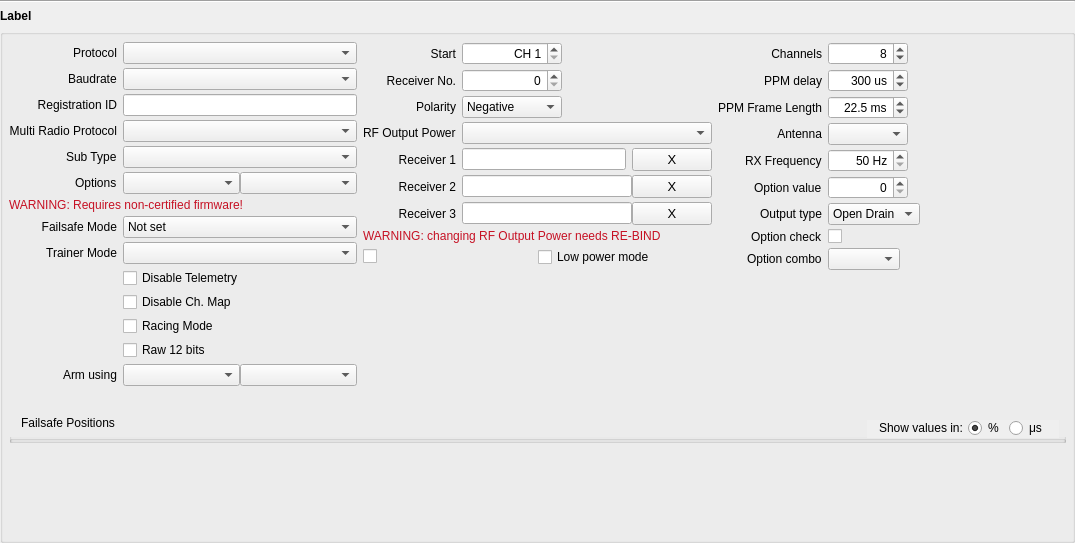
<?xml version="1.0" encoding="UTF-8"?>
<ui version="4.0">
 <class>Module</class>
 <widget class="QWidget" name="Module">
  <property name="geometry">
   <rect>
    <x>0</x>
    <y>0</y>
    <width>1075</width>
    <height>543</height>
   </rect>
  </property>
  <property name="windowTitle">
   <string/>
  </property>
  <property name="styleSheet">
   <string notr="true"/>
  </property>
  <layout class="QVBoxLayout" name="verticalLayout">
   <property name="spacing">
    <number>6</number>
   </property>
   <property name="leftMargin">
    <number>0</number>
   </property>
   <property name="topMargin">
    <number>0</number>
   </property>
   <property name="rightMargin">
    <number>0</number>
   </property>
   <property name="bottomMargin">
    <number>0</number>
   </property>
   <item>
    <widget class="Line" name="line">
     <property name="orientation">
      <enum>Qt::Orientation::Horizontal</enum>
     </property>
    </widget>
   </item>
   <item>
    <widget class="QLabel" name="label_module">
     <property name="sizePolicy">
      <sizepolicy hsizetype="Expanding" vsizetype="Fixed">
       <horstretch>0</horstretch>
       <verstretch>0</verstretch>
      </sizepolicy>
     </property>
     <property name="font">
      <font>
       <bold>true</bold>
      </font>
     </property>
     <property name="text">
      <string notr="true">Label</string>
     </property>
    </widget>
   </item>
   <item>
    <widget class="QGroupBox" name="moduleGB">
     <property name="sizePolicy">
      <sizepolicy hsizetype="Preferred" vsizetype="Preferred">
       <horstretch>0</horstretch>
       <verstretch>0</verstretch>
      </sizepolicy>
     </property>
     <property name="maximumSize">
      <size>
       <width>16777215</width>
       <height>16777215</height>
      </size>
     </property>
     <property name="title">
      <string notr="true"/>
     </property>
     <layout class="QGridLayout" name="gridLayout">
      <property name="leftMargin">
       <number>6</number>
      </property>
      <property name="topMargin">
       <number>7</number>
      </property>
      <property name="rightMargin">
       <number>6</number>
      </property>
      <property name="bottomMargin">
       <number>7</number>
      </property>
      <property name="spacing">
       <number>6</number>
      </property>
      <item row="2" column="0" colspan="3">
       <spacer name="verticalSpacer">
        <property name="orientation">
         <enum>Qt::Orientation::Vertical</enum>
        </property>
        <property name="sizeHint" stdset="0">
         <size>
          <width>20</width>
          <height>0</height>
         </size>
        </property>
       </spacer>
      </item>
      <item row="0" column="0">
       <layout class="QFormLayout" name="formLayout_col1">
        <property name="labelAlignment">
         <set>Qt::AlignmentFlag::AlignRight|Qt::AlignmentFlag::AlignTrailing|Qt::AlignmentFlag::AlignVCenter</set>
        </property>
        <property name="horizontalSpacing">
         <number>6</number>
        </property>
        <property name="verticalSpacing">
         <number>4</number>
        </property>
        <item row="0" column="0">
         <widget class="QLabel" name="label_protocol">
          <property name="maximumSize">
           <size>
            <width>16777215</width>
            <height>16777215</height>
           </size>
          </property>
          <property name="text">
           <string>Protocol</string>
          </property>
          <property name="alignment">
           <set>Qt::AlignmentFlag::AlignRight|Qt::AlignmentFlag::AlignTrailing|Qt::AlignmentFlag::AlignVCenter</set>
          </property>
         </widget>
        </item>
        <item row="0" column="1">
         <widget class="AutoComboBox" name="protocol">
          <property name="sizePolicy">
           <sizepolicy hsizetype="Minimum" vsizetype="Fixed">
            <horstretch>0</horstretch>
            <verstretch>0</verstretch>
           </sizepolicy>
          </property>
          <property name="minimumSize">
           <size>
            <width>180</width>
            <height>0</height>
           </size>
          </property>
          <property name="sizeAdjustPolicy">
           <enum>QComboBox::SizeAdjustPolicy::AdjustToContents</enum>
          </property>
         </widget>
        </item>
        <item row="1" column="1">
         <widget class="AutoComboBox" name="telemetryBaudrate">
          <property name="sizeAdjustPolicy">
           <enum>QComboBox::SizeAdjustPolicy::AdjustToContents</enum>
          </property>
         </widget>
        </item>
        <item row="2" column="0">
         <widget class="QLabel" name="registrationIdLabel">
          <property name="text">
           <string>Registration ID</string>
          </property>
          <property name="alignment">
           <set>Qt::AlignmentFlag::AlignRight|Qt::AlignmentFlag::AlignTrailing|Qt::AlignmentFlag::AlignVCenter</set>
          </property>
         </widget>
        </item>
        <item row="2" column="1">
         <widget class="QLineEdit" name="registrationId">
          <property name="inputMask">
           <string notr="true"/>
          </property>
          <property name="readOnly">
           <bool>true</bool>
          </property>
         </widget>
        </item>
        <item row="3" column="0">
         <widget class="QLabel" name="label_multiProtocol">
          <property name="text">
           <string>Multi Radio Protocol</string>
          </property>
          <property name="alignment">
           <set>Qt::AlignmentFlag::AlignRight|Qt::AlignmentFlag::AlignTrailing|Qt::AlignmentFlag::AlignVCenter</set>
          </property>
         </widget>
        </item>
        <item row="3" column="1">
         <widget class="QComboBox" name="multiProtocol">
          <property name="sizePolicy">
           <sizepolicy hsizetype="Minimum" vsizetype="Fixed">
            <horstretch>0</horstretch>
            <verstretch>0</verstretch>
           </sizepolicy>
          </property>
          <property name="minimumSize">
           <size>
            <width>150</width>
            <height>0</height>
           </size>
          </property>
          <property name="sizeAdjustPolicy">
           <enum>QComboBox::SizeAdjustPolicy::AdjustToContents</enum>
          </property>
         </widget>
        </item>
        <item row="4" column="0">
         <widget class="QLabel" name="label_multiSubType">
          <property name="text">
           <string>Sub Type</string>
          </property>
         </widget>
        </item>
        <item row="4" column="1">
         <widget class="QComboBox" name="multiSubType">
          <property name="sizePolicy">
           <sizepolicy hsizetype="Minimum" vsizetype="Fixed">
            <horstretch>0</horstretch>
            <verstretch>0</verstretch>
           </sizepolicy>
          </property>
          <property name="minimumSize">
           <size>
            <width>150</width>
            <height>0</height>
           </size>
          </property>
          <property name="sizeAdjustPolicy">
           <enum>QComboBox::SizeAdjustPolicy::AdjustToContents</enum>
          </property>
         </widget>
        </item>
        <item row="6" column="0" colspan="2">
         <widget class="QLabel" name="warning_r9mFlex">
          <property name="palette">
           <palette>
            <active>
             <colorrole role="WindowText">
              <brush brushstyle="SolidPattern">
               <color alpha="255">
                <red>198</red>
                <green>17</green>
                <blue>36</blue>
               </color>
              </brush>
             </colorrole>
            </active>
            <inactive>
             <colorrole role="WindowText">
              <brush brushstyle="SolidPattern">
               <color alpha="255">
                <red>198</red>
                <green>17</green>
                <blue>36</blue>
               </color>
              </brush>
             </colorrole>
            </inactive>
            <disabled>
             <colorrole role="WindowText">
              <brush brushstyle="SolidPattern">
               <color alpha="255">
                <red>106</red>
                <green>104</green>
                <blue>100</blue>
               </color>
              </brush>
             </colorrole>
            </disabled>
           </palette>
          </property>
          <property name="text">
           <string>WARNING: Requires non-certified firmware!</string>
          </property>
         </widget>
        </item>
        <item row="7" column="0">
         <widget class="QLabel" name="label_failsafeMode">
          <property name="maximumSize">
           <size>
            <width>16777215</width>
            <height>16777215</height>
           </size>
          </property>
          <property name="text">
           <string>Failsafe Mode</string>
          </property>
          <property name="alignment">
           <set>Qt::AlignmentFlag::AlignRight|Qt::AlignmentFlag::AlignTrailing|Qt::AlignmentFlag::AlignVCenter</set>
          </property>
         </widget>
        </item>
        <item row="7" column="1">
         <widget class="QComboBox" name="failsafeMode">
          <property name="sizePolicy">
           <sizepolicy hsizetype="Minimum" vsizetype="Fixed">
            <horstretch>0</horstretch>
            <verstretch>0</verstretch>
           </sizepolicy>
          </property>
          <property name="minimumSize">
           <size>
            <width>150</width>
            <height>0</height>
           </size>
          </property>
          <property name="sizeAdjustPolicy">
           <enum>QComboBox::SizeAdjustPolicy::AdjustToContents</enum>
          </property>
          <item>
           <property name="text">
            <string>Not set</string>
           </property>
          </item>
          <item>
           <property name="text">
            <string>Hold</string>
           </property>
          </item>
          <item>
           <property name="text">
            <string>Custom</string>
           </property>
          </item>
          <item>
           <property name="text">
            <string>No Pulses</string>
           </property>
          </item>
          <item>
           <property name="text">
            <string>Receiver</string>
           </property>
          </item>
         </widget>
        </item>
        <item row="8" column="0">
         <widget class="QLabel" name="label_trainerMode">
          <property name="maximumSize">
           <size>
            <width>16777215</width>
            <height>16777215</height>
           </size>
          </property>
          <property name="text">
           <string>Trainer Mode</string>
          </property>
          <property name="alignment">
           <set>Qt::AlignmentFlag::AlignRight|Qt::AlignmentFlag::AlignTrailing|Qt::AlignmentFlag::AlignVCenter</set>
          </property>
         </widget>
        </item>
        <item row="8" column="1">
         <widget class="AutoComboBox" name="trainerMode">
          <property name="sizePolicy">
           <sizepolicy hsizetype="Minimum" vsizetype="Fixed">
            <horstretch>0</horstretch>
            <verstretch>0</verstretch>
           </sizepolicy>
          </property>
          <property name="minimumSize">
           <size>
            <width>150</width>
            <height>0</height>
           </size>
          </property>
          <property name="sizeAdjustPolicy">
           <enum>QComboBox::SizeAdjustPolicy::AdjustToContents</enum>
          </property>
         </widget>
        </item>
        <item row="9" column="1">
         <widget class="QCheckBox" name="disableTelem">
          <property name="text">
           <string>Disable Telemetry</string>
          </property>
         </widget>
        </item>
        <item row="12" column="1">
         <widget class="QCheckBox" name="disableChMap">
          <property name="text">
           <string>Disable Ch. Map</string>
          </property>
         </widget>
        </item>
        <item row="13" column="1">
         <widget class="QCheckBox" name="racingMode">
          <property name="text">
           <string>Racing Mode</string>
          </property>
         </widget>
        </item>
        <item row="14" column="1">
         <widget class="QCheckBox" name="raw12bits">
          <property name="text">
           <string>Raw 12 bits</string>
          </property>
         </widget>
        </item>
        <item row="16" column="0" colspan="2">
         <spacer name="horizontalSpacer_3">
          <property name="orientation">
           <enum>Qt::Orientation::Horizontal</enum>
          </property>
          <property name="sizeHint" stdset="0">
           <size>
            <width>40</width>
            <height>20</height>
           </size>
          </property>
         </spacer>
        </item>
        <item row="5" column="0">
         <widget class="QLabel" name="label_afhds">
          <property name="text">
           <string>Options</string>
          </property>
         </widget>
        </item>
        <item row="5" column="1">
         <layout class="QHBoxLayout" name="horizontalLayout_3">
          <item>
           <widget class="QComboBox" name="cboAfhdsOpt1"/>
          </item>
          <item>
           <widget class="QComboBox" name="cboAfhdsOpt2"/>
          </item>
         </layout>
        </item>
        <item row="15" column="0">
         <widget class="QLabel" name="label_crsfArmingMode">
          <property name="text">
           <string>Arm using</string>
          </property>
         </widget>
        </item>
        <item row="15" column="1">
         <layout class="QHBoxLayout" name="horizontalLayout_crsfarm">
          <item>
           <widget class="QComboBox" name="crsfArmingMode"/>
          </item>
          <item>
           <widget class="QComboBox" name="crsfArmingTrigger"/>
          </item>
         </layout>
        </item>
        <item row="1" column="0">
         <widget class="QLabel" name="label_baudrate">
          <property name="text">
           <string>Baudrate</string>
          </property>
         </widget>
        </item>
       </layout>
      </item>
      <item row="0" column="1">
       <layout class="QFormLayout" name="formLayout_2">
        <property name="labelAlignment">
         <set>Qt::AlignmentFlag::AlignRight|Qt::AlignmentFlag::AlignTrailing|Qt::AlignmentFlag::AlignVCenter</set>
        </property>
        <property name="horizontalSpacing">
         <number>6</number>
        </property>
        <property name="verticalSpacing">
         <number>4</number>
        </property>
        <item row="0" column="0">
         <widget class="QLabel" name="label_channelsStart">
          <property name="maximumSize">
           <size>
            <width>16777215</width>
            <height>16777215</height>
           </size>
          </property>
          <property name="text">
           <string>Start</string>
          </property>
          <property name="alignment">
           <set>Qt::AlignmentFlag::AlignRight|Qt::AlignmentFlag::AlignTrailing|Qt::AlignmentFlag::AlignVCenter</set>
          </property>
         </widget>
        </item>
        <item row="0" column="1">
         <widget class="QSpinBox" name="channelsStart">
          <property name="sizePolicy">
           <sizepolicy hsizetype="Maximum" vsizetype="Fixed">
            <horstretch>0</horstretch>
            <verstretch>0</verstretch>
           </sizepolicy>
          </property>
          <property name="minimumSize">
           <size>
            <width>100</width>
            <height>0</height>
           </size>
          </property>
          <property name="alignment">
           <set>Qt::AlignmentFlag::AlignRight|Qt::AlignmentFlag::AlignTrailing|Qt::AlignmentFlag::AlignVCenter</set>
          </property>
          <property name="suffix">
           <string/>
          </property>
          <property name="prefix">
           <string>CH </string>
          </property>
          <property name="minimum">
           <number>1</number>
          </property>
          <property name="maximum">
           <number>32</number>
          </property>
          <property name="singleStep">
           <number>1</number>
          </property>
          <property name="value">
           <number>1</number>
          </property>
         </widget>
        </item>
        <item row="1" column="0">
         <widget class="QLabel" name="label_rxNumber">
          <property name="maximumSize">
           <size>
            <width>16777215</width>
            <height>16777215</height>
           </size>
          </property>
          <property name="text">
           <string>Receiver No.</string>
          </property>
          <property name="alignment">
           <set>Qt::AlignmentFlag::AlignRight|Qt::AlignmentFlag::AlignTrailing|Qt::AlignmentFlag::AlignVCenter</set>
          </property>
         </widget>
        </item>
        <item row="1" column="1">
         <widget class="QSpinBox" name="rxNumber">
          <property name="sizePolicy">
           <sizepolicy hsizetype="Maximum" vsizetype="Fixed">
            <horstretch>0</horstretch>
            <verstretch>0</verstretch>
           </sizepolicy>
          </property>
          <property name="minimumSize">
           <size>
            <width>100</width>
            <height>0</height>
           </size>
          </property>
          <property name="alignment">
           <set>Qt::AlignmentFlag::AlignRight|Qt::AlignmentFlag::AlignTrailing|Qt::AlignmentFlag::AlignVCenter</set>
          </property>
          <property name="suffix">
           <string/>
          </property>
          <property name="minimum">
           <number>0</number>
          </property>
          <property name="maximum">
           <number>63</number>
          </property>
          <property name="singleStep">
           <number>1</number>
          </property>
          <property name="value">
           <number>0</number>
          </property>
         </widget>
        </item>
        <item row="2" column="0">
         <widget class="QLabel" name="label_ppmPolarity">
          <property name="maximumSize">
           <size>
            <width>16777215</width>
            <height>16777215</height>
           </size>
          </property>
          <property name="text">
           <string>Polarity</string>
          </property>
          <property name="alignment">
           <set>Qt::AlignmentFlag::AlignRight|Qt::AlignmentFlag::AlignTrailing|Qt::AlignmentFlag::AlignVCenter</set>
          </property>
         </widget>
        </item>
        <item row="2" column="1">
         <widget class="QComboBox" name="ppmPolarity">
          <property name="sizePolicy">
           <sizepolicy hsizetype="Maximum" vsizetype="Fixed">
            <horstretch>0</horstretch>
            <verstretch>0</verstretch>
           </sizepolicy>
          </property>
          <property name="minimumSize">
           <size>
            <width>100</width>
            <height>0</height>
           </size>
          </property>
          <property name="sizeAdjustPolicy">
           <enum>QComboBox::SizeAdjustPolicy::AdjustToContents</enum>
          </property>
          <item>
           <property name="text">
            <string>Negative</string>
           </property>
          </item>
          <item>
           <property name="text">
            <string>Positive</string>
           </property>
          </item>
         </widget>
        </item>
        <item row="3" column="0">
         <widget class="QLabel" name="label_r9mPower">
          <property name="text">
           <string>RF Output Power</string>
          </property>
         </widget>
        </item>
        <item row="3" column="1">
         <widget class="QComboBox" name="r9mPower"/>
        </item>
        <item row="4" column="0">
         <widget class="QLabel" name="rx1Label">
          <property name="text">
           <string>Receiver 1</string>
          </property>
          <property name="alignment">
           <set>Qt::AlignmentFlag::AlignRight|Qt::AlignmentFlag::AlignTrailing|Qt::AlignmentFlag::AlignVCenter</set>
          </property>
         </widget>
        </item>
        <item row="4" column="1">
         <layout class="QHBoxLayout" name="rx1Layout">
          <property name="spacing">
           <number>6</number>
          </property>
          <property name="topMargin">
           <number>0</number>
          </property>
          <property name="bottomMargin">
           <number>0</number>
          </property>
          <item>
           <widget class="QLineEdit" name="rx1">
            <property name="text">
             <string/>
            </property>
            <property name="readOnly">
             <bool>true</bool>
            </property>
            <property name="clearButtonEnabled">
             <bool>false</bool>
            </property>
           </widget>
          </item>
          <item>
           <widget class="QPushButton" name="clearRx1">
            <property name="sizePolicy">
             <sizepolicy hsizetype="Minimum" vsizetype="Minimum">
              <horstretch>0</horstretch>
              <verstretch>0</verstretch>
             </sizepolicy>
            </property>
            <property name="font">
             <font>
              <pointsize>10</pointsize>
             </font>
            </property>
            <property name="text">
             <string>X</string>
            </property>
            <property name="flat">
             <bool>false</bool>
            </property>
           </widget>
          </item>
         </layout>
        </item>
        <item row="5" column="0">
         <widget class="QLabel" name="rx2Label">
          <property name="text">
           <string>Receiver 2</string>
          </property>
          <property name="alignment">
           <set>Qt::AlignmentFlag::AlignRight|Qt::AlignmentFlag::AlignTrailing|Qt::AlignmentFlag::AlignVCenter</set>
          </property>
         </widget>
        </item>
        <item row="5" column="1">
         <layout class="QHBoxLayout" name="rx2Layout">
          <item>
           <widget class="QLineEdit" name="rx2">
            <property name="readOnly">
             <bool>true</bool>
            </property>
           </widget>
          </item>
          <item>
           <widget class="QPushButton" name="clearRx2">
            <property name="font">
             <font>
              <pointsize>10</pointsize>
             </font>
            </property>
            <property name="text">
             <string>X</string>
            </property>
            <property name="flat">
             <bool>false</bool>
            </property>
           </widget>
          </item>
         </layout>
        </item>
        <item row="6" column="0">
         <widget class="QLabel" name="rx3Label">
          <property name="text">
           <string>Receiver 3</string>
          </property>
          <property name="alignment">
           <set>Qt::AlignmentFlag::AlignRight|Qt::AlignmentFlag::AlignTrailing|Qt::AlignmentFlag::AlignVCenter</set>
          </property>
         </widget>
        </item>
        <item row="6" column="1">
         <layout class="QHBoxLayout" name="rx3Layout">
          <item>
           <widget class="QLineEdit" name="rx3">
            <property name="readOnly">
             <bool>true</bool>
            </property>
           </widget>
          </item>
          <item>
           <widget class="QPushButton" name="clearRx3">
            <property name="font">
             <font>
              <pointsize>10</pointsize>
             </font>
            </property>
            <property name="text">
             <string>X</string>
            </property>
            <property name="flat">
             <bool>false</bool>
            </property>
           </widget>
          </item>
         </layout>
        </item>
        <item row="7" column="0" colspan="2">
         <widget class="QLabel" name="warning_r9mPower">
          <property name="palette">
           <palette>
            <active>
             <colorrole role="WindowText">
              <brush brushstyle="SolidPattern">
               <color alpha="255">
                <red>198</red>
                <green>17</green>
                <blue>36</blue>
               </color>
              </brush>
             </colorrole>
            </active>
            <inactive>
             <colorrole role="WindowText">
              <brush brushstyle="SolidPattern">
               <color alpha="255">
                <red>198</red>
                <green>17</green>
                <blue>36</blue>
               </color>
              </brush>
             </colorrole>
            </inactive>
            <disabled>
             <colorrole role="WindowText">
              <brush brushstyle="SolidPattern">
               <color alpha="255">
                <red>106</red>
                <green>104</green>
                <blue>100</blue>
               </color>
              </brush>
             </colorrole>
            </disabled>
           </palette>
          </property>
          <property name="text">
           <string>WARNING: changing RF Output Power needs RE-BIND</string>
          </property>
         </widget>
        </item>
        <item row="8" column="0" colspan="2">
         <layout class="QHBoxLayout" name="horizontalLayout_2">
          <item>
           <widget class="QCheckBox" name="autoBind">
            <property name="text">
             <string/>
            </property>
           </widget>
          </item>
          <item>
           <widget class="QCheckBox" name="lowPower">
            <property name="text">
             <string>Low power mode</string>
            </property>
           </widget>
          </item>
         </layout>
        </item>
        <item row="9" column="0" colspan="2">
         <spacer name="horizontalSpacer_2">
          <property name="orientation">
           <enum>Qt::Orientation::Horizontal</enum>
          </property>
          <property name="sizeHint" stdset="0">
           <size>
            <width>40</width>
            <height>20</height>
           </size>
          </property>
         </spacer>
        </item>
       </layout>
      </item>
      <item row="0" column="2">
       <layout class="QFormLayout" name="formLayout_3">
        <property name="labelAlignment">
         <set>Qt::AlignmentFlag::AlignRight|Qt::AlignmentFlag::AlignTrailing|Qt::AlignmentFlag::AlignVCenter</set>
        </property>
        <property name="horizontalSpacing">
         <number>6</number>
        </property>
        <property name="verticalSpacing">
         <number>4</number>
        </property>
        <item row="0" column="0">
         <widget class="QLabel" name="label_channelsCount">
          <property name="sizePolicy">
           <sizepolicy hsizetype="Preferred" vsizetype="Preferred">
            <horstretch>0</horstretch>
            <verstretch>0</verstretch>
           </sizepolicy>
          </property>
          <property name="maximumSize">
           <size>
            <width>16777215</width>
            <height>16777215</height>
           </size>
          </property>
          <property name="text">
           <string>Channels</string>
          </property>
          <property name="alignment">
           <set>Qt::AlignmentFlag::AlignRight|Qt::AlignmentFlag::AlignTrailing|Qt::AlignmentFlag::AlignVCenter</set>
          </property>
         </widget>
        </item>
        <item row="0" column="1">
         <widget class="QSpinBox" name="channelsCount">
          <property name="sizePolicy">
           <sizepolicy hsizetype="Maximum" vsizetype="Fixed">
            <horstretch>0</horstretch>
            <verstretch>0</verstretch>
           </sizepolicy>
          </property>
          <property name="minimumSize">
           <size>
            <width>80</width>
            <height>0</height>
           </size>
          </property>
          <property name="alignment">
           <set>Qt::AlignmentFlag::AlignRight|Qt::AlignmentFlag::AlignTrailing|Qt::AlignmentFlag::AlignVCenter</set>
          </property>
          <property name="suffix">
           <string/>
          </property>
          <property name="minimum">
           <number>4</number>
          </property>
          <property name="maximum">
           <number>16</number>
          </property>
          <property name="singleStep">
           <number>2</number>
          </property>
          <property name="value">
           <number>8</number>
          </property>
         </widget>
        </item>
        <item row="1" column="0">
         <widget class="QLabel" name="label_ppmDelay">
          <property name="maximumSize">
           <size>
            <width>16777215</width>
            <height>16777215</height>
           </size>
          </property>
          <property name="text">
           <string>PPM delay</string>
          </property>
          <property name="alignment">
           <set>Qt::AlignmentFlag::AlignRight|Qt::AlignmentFlag::AlignTrailing|Qt::AlignmentFlag::AlignVCenter</set>
          </property>
         </widget>
        </item>
        <item row="1" column="1">
         <widget class="QSpinBox" name="ppmDelay">
          <property name="sizePolicy">
           <sizepolicy hsizetype="Maximum" vsizetype="Fixed">
            <horstretch>0</horstretch>
            <verstretch>0</verstretch>
           </sizepolicy>
          </property>
          <property name="minimumSize">
           <size>
            <width>80</width>
            <height>0</height>
           </size>
          </property>
          <property name="alignment">
           <set>Qt::AlignmentFlag::AlignRight|Qt::AlignmentFlag::AlignTrailing|Qt::AlignmentFlag::AlignVCenter</set>
          </property>
          <property name="suffix">
           <string> us</string>
          </property>
          <property name="minimum">
           <number>100</number>
          </property>
          <property name="maximum">
           <number>800</number>
          </property>
          <property name="singleStep">
           <number>50</number>
          </property>
          <property name="value">
           <number>300</number>
          </property>
         </widget>
        </item>
        <item row="2" column="0">
         <widget class="QLabel" name="label_ppmFrameLength">
          <property name="maximumSize">
           <size>
            <width>16777215</width>
            <height>16777215</height>
           </size>
          </property>
          <property name="text">
           <string>PPM Frame Length</string>
          </property>
          <property name="alignment">
           <set>Qt::AlignmentFlag::AlignRight|Qt::AlignmentFlag::AlignTrailing|Qt::AlignmentFlag::AlignVCenter</set>
          </property>
         </widget>
        </item>
        <item row="2" column="1">
         <widget class="QDoubleSpinBox" name="ppmFrameLength">
          <property name="sizePolicy">
           <sizepolicy hsizetype="Maximum" vsizetype="Fixed">
            <horstretch>0</horstretch>
            <verstretch>0</verstretch>
           </sizepolicy>
          </property>
          <property name="minimumSize">
           <size>
            <width>80</width>
            <height>0</height>
           </size>
          </property>
          <property name="alignment">
           <set>Qt::AlignmentFlag::AlignRight|Qt::AlignmentFlag::AlignTrailing|Qt::AlignmentFlag::AlignVCenter</set>
          </property>
          <property name="suffix">
           <string> ms</string>
          </property>
          <property name="decimals">
           <number>1</number>
          </property>
          <property name="minimum">
           <double>12.500000000000000</double>
          </property>
          <property name="maximum">
           <double>32.500000000000000</double>
          </property>
          <property name="singleStep">
           <double>0.500000000000000</double>
          </property>
          <property name="value">
           <double>22.500000000000000</double>
          </property>
         </widget>
        </item>
        <item row="3" column="0">
         <widget class="QLabel" name="antennaLabel">
          <property name="maximumSize">
           <size>
            <width>16777215</width>
            <height>16777215</height>
           </size>
          </property>
          <property name="text">
           <string>Antenna</string>
          </property>
          <property name="alignment">
           <set>Qt::AlignmentFlag::AlignRight|Qt::AlignmentFlag::AlignTrailing|Qt::AlignmentFlag::AlignVCenter</set>
          </property>
         </widget>
        </item>
        <item row="3" column="1">
         <widget class="AutoComboBox" name="antennaMode">
          <property name="sizePolicy">
           <sizepolicy hsizetype="Maximum" vsizetype="Fixed">
            <horstretch>0</horstretch>
            <verstretch>0</verstretch>
           </sizepolicy>
          </property>
          <property name="minimumSize">
           <size>
            <width>80</width>
            <height>0</height>
           </size>
          </property>
          <property name="sizeAdjustPolicy">
           <enum>QComboBox::SizeAdjustPolicy::AdjustToContents</enum>
          </property>
         </widget>
        </item>
        <item row="4" column="0">
         <widget class="QLabel" name="label_rxFreq">
          <property name="text">
           <string>RX Frequency</string>
          </property>
         </widget>
        </item>
        <item row="5" column="0">
         <widget class="QLabel" name="label_option">
          <property name="text">
           <string>Option value</string>
          </property>
         </widget>
        </item>
        <item row="5" column="1">
         <widget class="QSpinBox" name="optionValue">
          <property name="sizePolicy">
           <sizepolicy hsizetype="Maximum" vsizetype="Fixed">
            <horstretch>0</horstretch>
            <verstretch>0</verstretch>
           </sizepolicy>
          </property>
          <property name="minimumSize">
           <size>
            <width>80</width>
            <height>0</height>
           </size>
          </property>
          <property name="alignment">
           <set>Qt::AlignmentFlag::AlignRight|Qt::AlignmentFlag::AlignTrailing|Qt::AlignmentFlag::AlignVCenter</set>
          </property>
         </widget>
        </item>
        <item row="6" column="0">
         <widget class="QLabel" name="label_ppmOutputType">
          <property name="text">
           <string>Output type</string>
          </property>
         </widget>
        </item>
        <item row="6" column="1">
         <widget class="QComboBox" name="ppmOutputType">
          <property name="sizePolicy">
           <sizepolicy hsizetype="Maximum" vsizetype="Fixed">
            <horstretch>0</horstretch>
            <verstretch>0</verstretch>
           </sizepolicy>
          </property>
          <property name="sizeAdjustPolicy">
           <enum>QComboBox::SizeAdjustPolicy::AdjustToContents</enum>
          </property>
          <item>
           <property name="text">
            <string>Open Drain</string>
           </property>
          </item>
          <item>
           <property name="text">
            <string>Push Pull</string>
           </property>
          </item>
         </widget>
        </item>
        <item row="9" column="0" colspan="2">
         <spacer name="horizontalSpacer">
          <property name="orientation">
           <enum>Qt::Orientation::Horizontal</enum>
          </property>
          <property name="sizeHint" stdset="0">
           <size>
            <width>40</width>
            <height>20</height>
           </size>
          </property>
         </spacer>
        </item>
        <item row="4" column="1">
         <widget class="QSpinBox" name="rxFreq">
          <property name="sizePolicy">
           <sizepolicy hsizetype="Maximum" vsizetype="Fixed">
            <horstretch>0</horstretch>
            <verstretch>0</verstretch>
           </sizepolicy>
          </property>
          <property name="minimumSize">
           <size>
            <width>80</width>
            <height>0</height>
           </size>
          </property>
          <property name="alignment">
           <set>Qt::AlignmentFlag::AlignRight|Qt::AlignmentFlag::AlignTrailing|Qt::AlignmentFlag::AlignVCenter</set>
          </property>
          <property name="suffix">
           <string> Hz</string>
          </property>
          <property name="minimum">
           <number>50</number>
          </property>
          <property name="maximum">
           <number>400</number>
          </property>
         </widget>
        </item>
        <item row="7" column="0">
         <widget class="QLabel" name="lblChkOption">
          <property name="text">
           <string>Option check</string>
          </property>
         </widget>
        </item>
        <item row="7" column="1">
         <widget class="QCheckBox" name="chkOption">
          <property name="text">
           <string/>
          </property>
         </widget>
        </item>
        <item row="8" column="0">
         <widget class="QLabel" name="lblCboOption">
          <property name="text">
           <string>Option combo</string>
          </property>
         </widget>
        </item>
        <item row="8" column="1">
         <widget class="QComboBox" name="cboOption">
          <property name="sizePolicy">
           <sizepolicy hsizetype="Maximum" vsizetype="Fixed">
            <horstretch>0</horstretch>
            <verstretch>0</verstretch>
           </sizepolicy>
          </property>
          <property name="sizeAdjustPolicy">
           <enum>QComboBox::SizeAdjustPolicy::AdjustToContents</enum>
          </property>
         </widget>
        </item>
       </layout>
      </item>
      <item row="1" column="0" colspan="3">
       <widget class="QGroupBox" name="failsafesGroupBox">
        <property name="styleSheet">
         <string notr="true">QGroupBox {padding-top: -10px; margin-top: 5px;}
QGroupBox::title { subcontrol-origin: margin; subcontrol-position: top left; padding-left: 10px; padding-right: 10px; }</string>
        </property>
        <property name="title">
         <string>Failsafe Positions</string>
        </property>
        <layout class="QVBoxLayout" name="verticalLayout_2">
         <property name="spacing">
          <number>3</number>
         </property>
         <property name="leftMargin">
          <number>6</number>
         </property>
         <property name="topMargin">
          <number>4</number>
         </property>
         <property name="rightMargin">
          <number>6</number>
         </property>
         <property name="bottomMargin">
          <number>4</number>
         </property>
         <item alignment="Qt::AlignmentFlag::AlignRight">
          <widget class="QWidget" name="widgetValueType" native="true">
           <property name="autoFillBackground">
            <bool>true</bool>
           </property>
           <layout class="QHBoxLayout" name="horizontalLayout">
            <property name="spacing">
             <number>5</number>
            </property>
            <property name="leftMargin">
             <number>12</number>
            </property>
            <property name="topMargin">
             <number>0</number>
            </property>
            <property name="rightMargin">
             <number>12</number>
            </property>
            <property name="bottomMargin">
             <number>2</number>
            </property>
            <item>
             <widget class="QLabel" name="label">
              <property name="text">
               <string>Show values in:</string>
              </property>
             </widget>
            </item>
            <item>
             <widget class="QRadioButton" name="optPercent">
              <property name="text">
               <string extracomment="abbreviation for percent">%</string>
              </property>
              <property name="checked">
               <bool>true</bool>
              </property>
              <attribute name="buttonGroup">
               <string notr="true">btnGrpValueType</string>
              </attribute>
             </widget>
            </item>
            <item>
             <widget class="QRadioButton" name="optUs">
              <property name="text">
               <string extracomment="abbreviation for microseconds">μs</string>
              </property>
              <attribute name="buttonGroup">
               <string notr="true">btnGrpValueType</string>
              </attribute>
             </widget>
            </item>
           </layout>
          </widget>
         </item>
         <item>
          <layout class="QGridLayout" name="failsafesLayout">
           <property name="spacing">
            <number>6</number>
           </property>
          </layout>
         </item>
        </layout>
       </widget>
      </item>
     </layout>
    </widget>
   </item>
  </layout>
 </widget>
 <customwidgets>
  <customwidget>
   <class>AutoComboBox</class>
   <extends>QComboBox</extends>
   <header>autocombobox.h</header>
  </customwidget>
 </customwidgets>
 <tabstops>
  <tabstop>protocol</tabstop>
  <tabstop>channelsStart</tabstop>
  <tabstop>channelsCount</tabstop>
  <tabstop>failsafeMode</tabstop>
 </tabstops>
 <resources/>
 <connections/>
 <buttongroups>
  <buttongroup name="btnGrpValueType"/>
 </buttongroups>
</ui>
